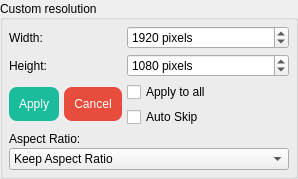
                <widget class="QGroupBox" name="groupBox_CustRes">
                 <property name="maximumSize">
                  <size>
                   <width>16777215</width>
                   <height>16777215</height>
                  </size>
                 </property>
                 <property name="title">
                  <string>Custom resolution</string>
                 </property>
                 <property name="alignment">
                  <set>Qt::AlignLeading|Qt::AlignLeft|Qt::AlignVCenter</set>
                 </property>
                 <layout class="QGridLayout" name="gridLayout_13">
                  <property name="leftMargin">
                   <number>6</number>
                  </property>
                  <property name="topMargin">
                   <number>6</number>
                  </property>
                  <property name="rightMargin">
                   <number>6</number>
                  </property>
                  <property name="bottomMargin">
                   <number>6</number>
                  </property>
                  <property name="spacing">
                   <number>5</number>
                  </property>
                  <item row="0" column="0">
                   <widget class="QLabel" name="label_18">
                    <property name="sizePolicy">
                     <sizepolicy hsizetype="Fixed" vsizetype="Preferred">
                      <horstretch>0</horstretch>
                      <verstretch>0</verstretch>
                     </sizepolicy>
                    </property>
                    <property name="text">
                     <string>Width:</string>
                    </property>
                   </widget>
                  </item>
                  <item row="1" column="1" colspan="2">
                   <widget class="QSpinBox" name="spinBox_CustRes_height">
                    <property name="suffix">
                     <string> pixels</string>
                    </property>
                    <property name="minimum">
                     <number>1</number>
                    </property>
                    <property name="maximum">
                     <number>999999999</number>
                    </property>
                    <property name="value">
                     <number>1080</number>
                    </property>
                   </widget>
                  </item>
                  <item row="4" column="0" colspan="3">
                   <layout class="QVBoxLayout" name="verticalLayout_2">
                    <property name="spacing">
                     <number>2</number>
                    </property>
                    <property name="sizeConstraint">
                     <enum>QLayout::SetDefaultConstraint</enum>
                    </property>
                    <item>
                     <widget class="QLabel" name="label_44">
                      <property name="sizePolicy">
                       <sizepolicy hsizetype="Preferred" vsizetype="Fixed">
                        <horstretch>0</horstretch>
                        <verstretch>0</verstretch>
                       </sizepolicy>
                      </property>
                      <property name="maximumSize">
                       <size>
                        <width>16777215</width>
                        <height>16777215</height>
                       </size>
                      </property>
                      <property name="text">
                       <string>Aspect Ratio:</string>
                      </property>
                      <property name="alignment">
                       <set>Qt::AlignLeading|Qt::AlignLeft|Qt::AlignVCenter</set>
                      </property>
                     </widget>
                    </item>
                    <item>
                     <widget class="QComboBox" name="comboBox_AspectRatio_custRes">
                      <property name="minimumSize">
                       <size>
                        <width>280</width>
                        <height>0</height>
                       </size>
                      </property>
                      <property name="currentIndex">
                       <number>1</number>
                      </property>
                      <item>
                       <property name="text">
                        <string>Ignore Aspect Ratio</string>
                       </property>
                      </item>
                      <item>
                       <property name="text">
                        <string>Keep Aspect Ratio</string>
                       </property>
                      </item>
                      <item>
                       <property name="text">
                        <string>Keep Aspect Ratio By Expanding</string>
                       </property>
                      </item>
                     </widget>
                    </item>
                   </layout>
                  </item>
                  <item row="0" column="1" colspan="2">
                   <widget class="QSpinBox" name="spinBox_CustRes_width">
                    <property name="suffix">
                     <string> pixels</string>
                    </property>
                    <property name="minimum">
                     <number>1</number>
                    </property>
                    <property name="maximum">
                     <number>999999999</number>
                    </property>
                    <property name="value">
                     <number>1920</number>
                    </property>
                   </widget>
                  </item>
                  <item row="1" column="0">
                   <widget class="QLabel" name="label_15">
                    <property name="text">
                     <string>Height:</string>
                    </property>
                   </widget>
                  </item>
                  <item row="2" column="0" rowspan="2">
                   <layout class="QHBoxLayout" name="horizontalLayout">
                    <item>
                     <widget class="QPushButton" name="pushButton_CustRes_apply">
                      <property name="toolTip">
                       <string>Customize Height and Width</string>
                      </property>
                      <property name="styleSheet">
                       <string notr="true">QPushButton{
background-color: rgb(26, 188, 156);
color: rgb(255, 255, 255);
border-style:outset;
border-radius:8px;
padding:10px;
}
QPushButton:hover{
background-color: rgb(29, 214, 177);
color: rgb(255, 255, 255);
border-style:outset;
border-radius:8px;
padding:10px;
}
QPushButton:pressed{
background-color: rgb(23, 173, 143);
color: rgb(255, 255, 255);
border-style:outset;
border-radius:8px;
padding:10px;
}
QPushButton:disabled{
background-color: rgb(166, 166, 166);
color: rgb(255, 255, 255);
border-style:outset;
border-radius:8px;
padding:10px;
}</string>
                      </property>
                      <property name="text">
                       <string>Apply</string>
                      </property>
                     </widget>
                    </item>
                    <item>
                     <widget class="QPushButton" name="pushButton_CustRes_cancel">
                      <property name="toolTip">
                       <string>Cancel Custom Resolution.</string>
                      </property>
                      <property name="styleSheet">
                       <string notr="true">QPushButton{
background-color: rgb(231, 76, 60);
color: rgb(255, 255, 255);
border-style:outset;
border-radius:8px;
padding:10px;
}
QPushButton:hover{
background-color: rgb(255, 102, 64);
color: rgb(255, 255, 255);
border-style:outset;
border-radius:8px;
padding:10px;
}
QPushButton:pressed{
background-color: rgb(204, 65, 53);
color: rgb(255, 255, 255);
border-style:outset;
border-radius:8px;
padding:10px;
}
QPushButton{
background-color: rgb(231, 76, 60);
color: rgb(255, 255, 255);
border-style:outset;
border-radius:8px;
padding:10px;
}
QPushButton:hover{
background-color: rgb(255, 102, 64);
color: rgb(255, 255, 255);
border-style:outset;
border-radius:8px;
padding:10px;
}
QPushButton:disabled{
	background-color: rgb(166, 166, 166);
color: rgb(255, 255, 255);
border-style:outset;
border-radius:8px;
padding:10px;
}</string>
                      </property>
                      <property name="text">
                       <string>Cancel</string>
                      </property>
                     </widget>
                    </item>
                   </layout>
                  </item>
                  <item row="2" column="1">
                   <widget class="QCheckBox" name="checkBox_custres_isAll">
                    <property name="toolTip">
                     <string>Valid for all files.</string>
                    </property>
                    <property name="text">
                     <string>Apply to all</string>
                    </property>
                   </widget>
                  </item>
                  <item row="3" column="1">
                   <widget class="QCheckBox" name="checkBox_AutoSkip_CustomRes">
                    <property name="toolTip">
                     <string>Automatically skip file when its resolution
is larger than the specified resolution.</string>
                    </property>
                    <property name="text">
                     <string>Auto Skip</string>
                    </property>
                   </widget>
                  </item>
                 </layout>
                </widget>
